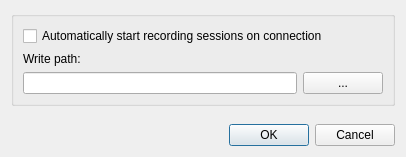
<?xml version="1.0" encoding="UTF-8"?>
<ui version="4.0">
 <class>RecordSettingsDialog</class>
 <widget class="QDialog" name="RecordSettingsDialog">
  <property name="geometry">
   <rect>
    <x>0</x>
    <y>0</y>
    <width>406</width>
    <height>157</height>
   </rect>
  </property>
  <property name="windowTitle">
   <string>Recording Settings</string>
  </property>
  <layout class="QVBoxLayout" name="verticalLayout_2">
   <item>
    <widget class="QGroupBox" name="groupBox">
     <property name="title">
      <string/>
     </property>
     <layout class="QVBoxLayout" name="verticalLayout">
      <item>
       <widget class="QCheckBox" name="checkbox_autostart">
        <property name="text">
         <string>Automatically start recording sessions on connection</string>
        </property>
       </widget>
      </item>
      <item>
       <widget class="QLabel" name="label">
        <property name="text">
         <string>Write path:</string>
        </property>
       </widget>
      </item>
      <item>
       <layout class="QHBoxLayout" name="horizontalLayout">
        <item>
         <widget class="QLineEdit" name="edit_dir">
          <property name="sizePolicy">
           <sizepolicy hsizetype="Expanding" vsizetype="Fixed">
            <horstretch>0</horstretch>
            <verstretch>0</verstretch>
           </sizepolicy>
          </property>
          <property name="readOnly">
           <bool>false</bool>
          </property>
         </widget>
        </item>
        <item>
         <widget class="QPushButton" name="button_select_dir">
          <property name="sizePolicy">
           <sizepolicy hsizetype="Fixed" vsizetype="Fixed">
            <horstretch>0</horstretch>
            <verstretch>0</verstretch>
           </sizepolicy>
          </property>
          <property name="text">
           <string notr="true">...</string>
          </property>
         </widget>
        </item>
       </layout>
      </item>
     </layout>
    </widget>
   </item>
   <item>
    <spacer name="verticalSpacer">
     <property name="orientation">
      <enum>Qt::Orientation::Vertical</enum>
     </property>
     <property name="sizeHint" stdset="0">
      <size>
       <width>20</width>
       <height>5</height>
      </size>
     </property>
    </spacer>
   </item>
   <item>
    <widget class="QDialogButtonBox" name="buttonbox">
     <property name="standardButtons">
      <set>QDialogButtonBox::StandardButton::Cancel|QDialogButtonBox::StandardButton::Ok</set>
     </property>
    </widget>
   </item>
  </layout>
 </widget>
 <resources/>
 <connections/>
</ui>
